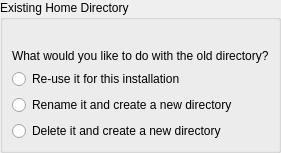
        <widget class="QWidget" name="Step_Old_Home">
         <layout class="QVBoxLayout" name="verticalLayout">
          <property name="leftMargin">
           <number>0</number>
          </property>
          <property name="topMargin">
           <number>0</number>
          </property>
          <property name="rightMargin">
           <number>0</number>
          </property>
          <property name="bottomMargin">
           <number>0</number>
          </property>
          <item>
           <widget class="QGroupBox" name="gbOldHome">
            <property name="title">
             <string>Existing Home Directory</string>
            </property>
            <layout class="QVBoxLayout" name="verticalLayout_2">
             <item>
              <widget class="QLabel" name="labelOldHome"/>
             </item>
             <item>
              <widget class="QLabel" name="labelOldHome2">
               <property name="text">
                <string>What would you like to do with the old directory?</string>
               </property>
              </widget>
             </item>
             <item>
              <widget class="QRadioButton" name="radioOldHomeUse">
               <property name="text">
                <string>Re-use it for this installation</string>
               </property>
              </widget>
             </item>
             <item>
              <widget class="QRadioButton" name="radioOldHomeSave">
               <property name="text">
                <string>Rename it and create a new directory</string>
               </property>
              </widget>
             </item>
             <item>
              <widget class="QRadioButton" name="radioOldHomeDelete">
               <property name="text">
                <string>Delete it and create a new directory</string>
               </property>
              </widget>
             </item>
             <item>
              <spacer name="verticalSpacer_4">
               <property name="orientation">
                <enum>Qt::Vertical</enum>
               </property>
               <property name="sizeHint" stdset="0">
                <size>
                 <width>0</width>
                 <height>0</height>
                </size>
               </property>
              </spacer>
             </item>
            </layout>
           </widget>
          </item>
         </layout>
        </widget>
